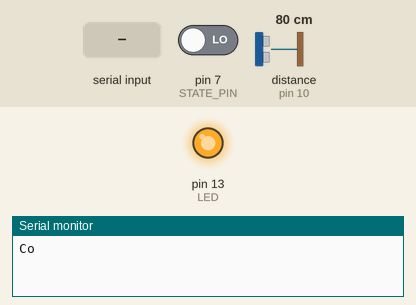
Recording of a sketch running on a simulated Arduino Uno, built with avr-gcc and run on an emulated ATmega328P. Parts: output pins drawn as LEDs (lit = HIGH), the last lines printed to the serial monitor. Wiring (inferred from the names in the program): ultrasonic range finder: trigger pin 9; echo pin 10. The test bench sets the inputs (shaded band); at power-on: pin 7 (STATE_PIN) LOW, distance to the obstacle (sensor on pin 10) 80 cm. The echo pulse lasts 58.3 µs per cm; pins used as bus, display or sensor lines are not drawn.

Above: at 0.1 s.
At 3.8 s:
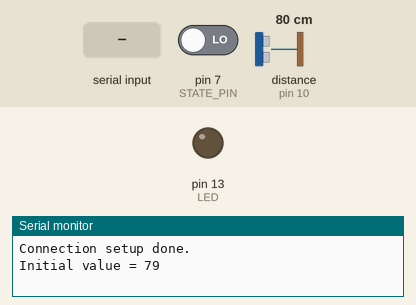
3.9 s: pin 7 (STATE_PIN) driven HIGH
6.5 s: distance to the obstacle (sensor on pin 10) set to 2 cm
9.1 s: "1\n" received over the second serial link
12.2 s: pin 7 (STATE_PIN) driven LOW
Timing chart, 0 to 15.2 s (numbered marks = the images above; inputs shaded):
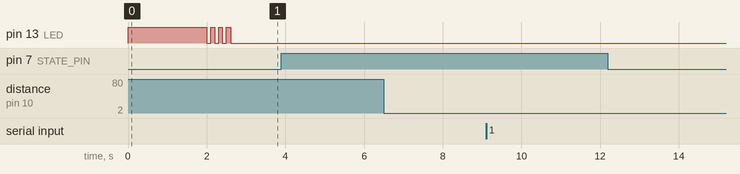

The sketch:

ultrasonic_unit.ino
```cpp
#define RESET_ALARM_COMMAND "RESET\n"
#define RESET_AND_MEASURE_COMMAND "RESEET_AND_MEASURE\n"
#define ACK_COMMAND "ACK\n"

#define SEPARATOR_CHAR '\n'
//MAIN FILE

//alarm_status codes:
//  0 - no alarm, measuring
//  1 - alarm, sending msg to hub
//  2 - alarm, hub received msg, not sending, but not measuring as well

int alarm_status = 0;
String hub_response = "";

bool debug = 0;

void react_to_hub_response(String response){

    Serial.print("Response = '");
    Serial.print(response);
    Serial.println("'");


//    if (alarm_status == 2 && response.indexOf(RESET_ALARM_COMMAND) >= 0){
    if (response.indexOf(RESET_ALARM_COMMAND) >= 0){
        alarm_status = 0;
        ble_send_reset_ack();
    }
//    else if (alarm_status == 2 && response.indexOf(RESET_AND_MEASURE_COMMAND) >= 0){
    else if (response.indexOf(RESET_AND_MEASURE_COMMAND) >= 0){
        alarm_status = 0;
        set_initial_value();
        ble_send_reset_ack();
    }
    else if (response.indexOf(ACK_COMMAND) >= 0 && alarm_status == 1){
        alarm_status = 2;
    }
}


void setup() {
    setup_connection();
    ultrasonic_setup();
}

void loop() {

    if (debug){
        from_bluetooth_to_serial();
    }
    else{
        if (get_state()){
            hub_response = ble_listen();
            react_to_hub_response(hub_response);
            delay(50);

            alarm_status = check_alarm();

            while (alarm_status){
                get_state();
                if (alarm_status == 1){
                    ble_send_alarm();
                }
                delay(1000);

                hub_response = ble_listen();
                react_to_hub_response(hub_response);
                delay(50);
            }
        }
        else{
            delay(1000);
        }

        delay(200);
    }
}
```

connection.ino
```cpp
#include <SoftwareSerial.h>

#define ARDUINO_RX 3
#define ARDUINO_TX 4
#define STATE_PIN 7

#define ALARM_COMMAND "ALARM\n"
#define RESET_ACK_COMMAND "RESET_ACK\n"

SoftwareSerial BTSerial(ARDUINO_RX, ARDUINO_TX); //RX|TX

// it goes to AT mode without EN pin immediatelly
// needs /r/n obviously, the bound rate is always 9600
// managed to connect to BluetoothLE and BlueCap
// BluetoothLE even sent data to the service with FF
// no further service configurations is possible...
// can go to sleep mode - wake up with 80+ char string via serial
// AT+CONN[index]
// connects without pin

int connection_state = 0;
int current_state = 0;

String input = "";
int serial_console_byte = 0;
void setup_connection(){
    Serial.begin(9600);
    BTSerial.begin(9600); // default baud rate

    pinMode(STATE_PIN, INPUT);

    while(!Serial); //if it is an Arduino Micro
    Serial.println("Connection setup done.");
}

int get_state(){
  current_state = digitalRead(STATE_PIN);
    if (current_state != connection_state){
        connection_state = current_state;
        if (current_state){
            Serial.println("Connected");
        }
        else{
            Serial.println("Disconnected");
        }
    }

    return current_state;
}

void from_bluetooth_to_serial(){
    get_state();
    //read from the HM-10 and print in the Serial
    if(BTSerial.available()){
        input = BTSerial.readString();
        Serial.println(input);
    }

    //read from the Serial and print to the HM-10
    if(Serial.available()){
        input = Serial.readString();
        Serial.print("Sending: ");
        Serial.println(input);
        BTSerial.print(input);
    }
}

String ble_listen(){
    String msg = "";
    if(current_state && BTSerial.available()){
        msg = BTSerial.readString();
        Serial.println("HUB says: "+msg);
    }
    return msg;
}

void ble_send_alarm(){
    if (current_state){
        Serial.print("Sending: ");
        Serial.println(ALARM_COMMAND);
        BTSerial.print(ALARM_COMMAND);
    }
}

void ble_send_reset_ack(){
    if (current_state){
        Serial.print("Sending: ");
        Serial.println(RESET_ACK_COMMAND);
        BTSerial.print(RESET_ACK_COMMAND);
    }
}
```

ultrasonic_sensor.ino
```cpp
#define TRIG_PIN 9
#define ECHO_PIN 10
#define LED 13

int initialValue;
const int delta = 10; //allowed fluctuation from initial meassurement

long getDistance(){
    digitalWrite(TRIG_PIN, LOW);
    delayMicroseconds(2);
    digitalWrite(TRIG_PIN, HIGH);

    delayMicroseconds(10);
    digitalWrite(TRIG_PIN, LOW);
    long duration = pulseIn(ECHO_PIN, HIGH);

    return (duration/2) / 29.1;
}

void set_initial_value(){
    initialValue = getDistance();
    Serial.print("Initial value = ");
    Serial.println(initialValue);
}

void ultrasonic_setup() {
    Serial.begin(9600);      // open the serial port at 9600 bps

    pinMode(LED, OUTPUT);
    pinMode(TRIG_PIN, OUTPUT);
    pinMode(ECHO_PIN, INPUT);

    digitalWrite(LED,HIGH);
    delay(2000);
    for (int i=0;i<3;++i){
        digitalWrite(LED,LOW);
        delay(100);
        digitalWrite(LED,HIGH);
        delay(100);
    }

    set_initial_value();
    digitalWrite(LED,LOW);
}

bool check_alarm() {
    long distance = getDistance();

    Serial.print(distance);
    Serial.println(" cm");

    if (distance < initialValue - delta || distance > initialValue + delta){
//        ring();
        return 1;

    }

    return 0;
}
```
